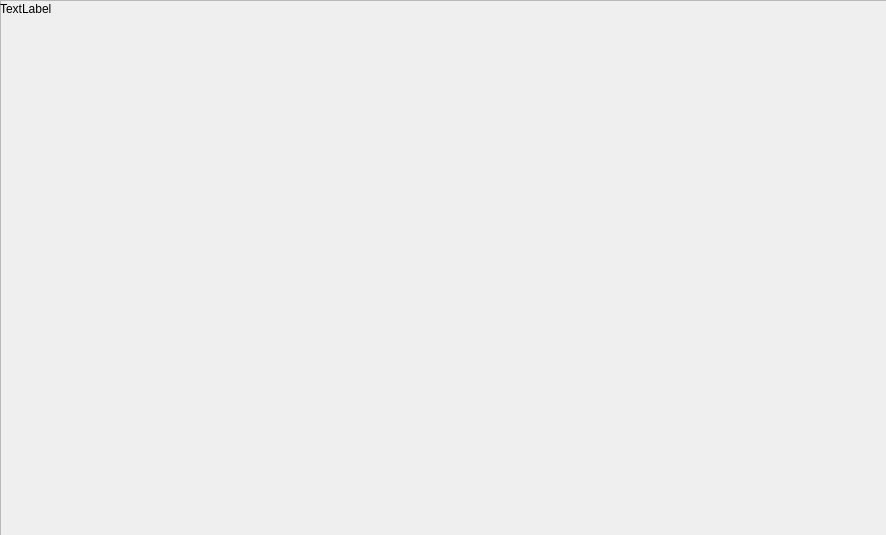
<?xml version="1.0" encoding="UTF-8"?>
<ui version="4.0">
 <class>Widget</class>
 <widget class="QWidget" name="Widget">
  <property name="geometry">
   <rect>
    <x>0</x>
    <y>0</y>
    <width>886</width>
    <height>535</height>
   </rect>
  </property>
  <property name="windowTitle">
   <string>Widget</string>
  </property>
  <widget class="QFrame" name="backFrame">
   <property name="geometry">
    <rect>
     <x>0</x>
     <y>0</y>
     <width>891</width>
     <height>541</height>
    </rect>
   </property>
   <property name="frameShape">
    <enum>QFrame::StyledPanel</enum>
   </property>
   <property name="frameShadow">
    <enum>QFrame::Raised</enum>
   </property>
   <widget class="QLabel" name="backLabel">
    <property name="geometry">
     <rect>
      <x>0</x>
      <y>0</y>
      <width>67</width>
      <height>17</height>
     </rect>
    </property>
    <property name="text">
     <string>TextLabel</string>
    </property>
   </widget>
  </widget>
 </widget>
 <layoutdefault spacing="6" margin="11"/>
 <resources/>
 <connections/>
</ui>
